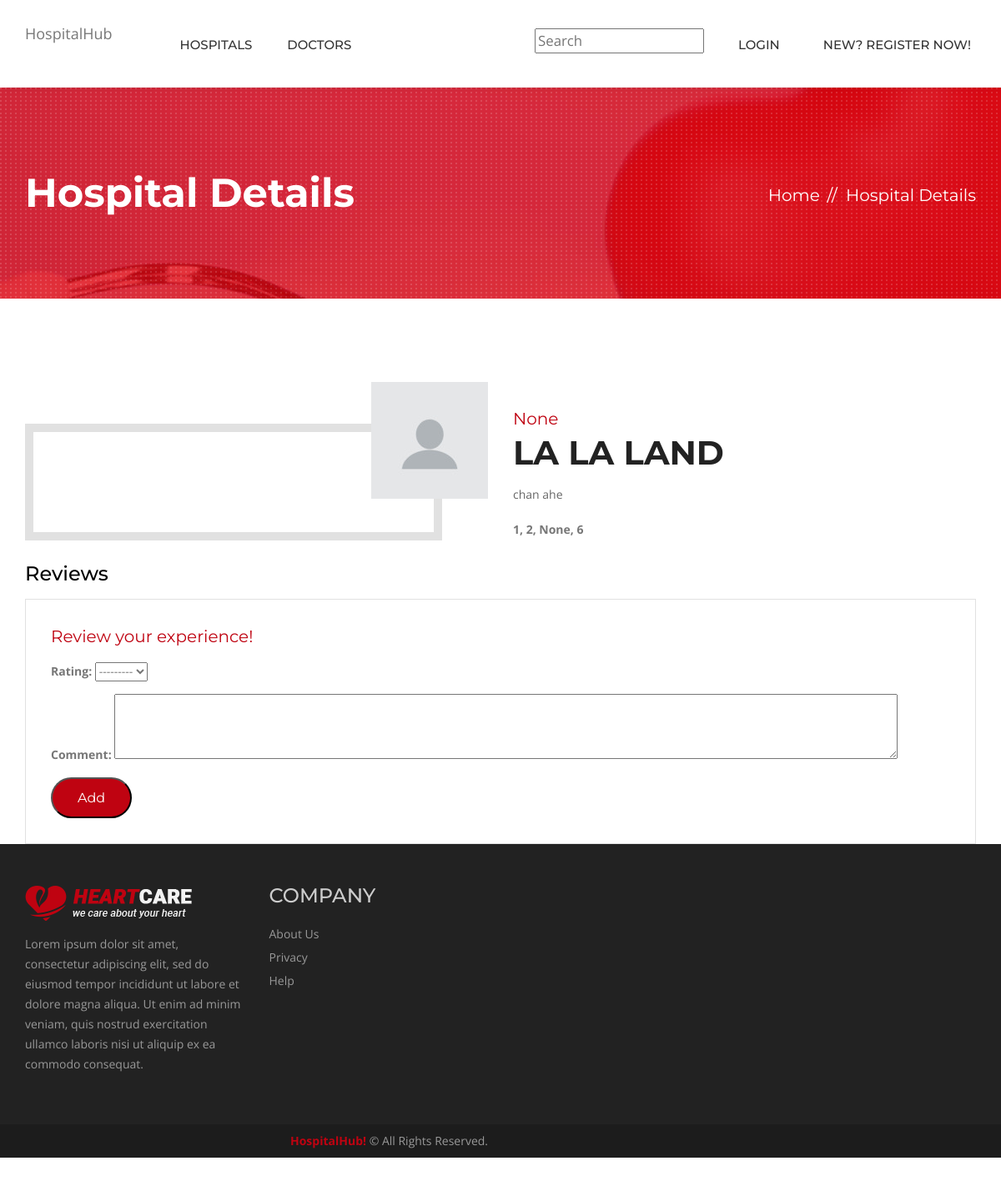
/myhub/hospitals/1, run on an earlier commit of the app's database.
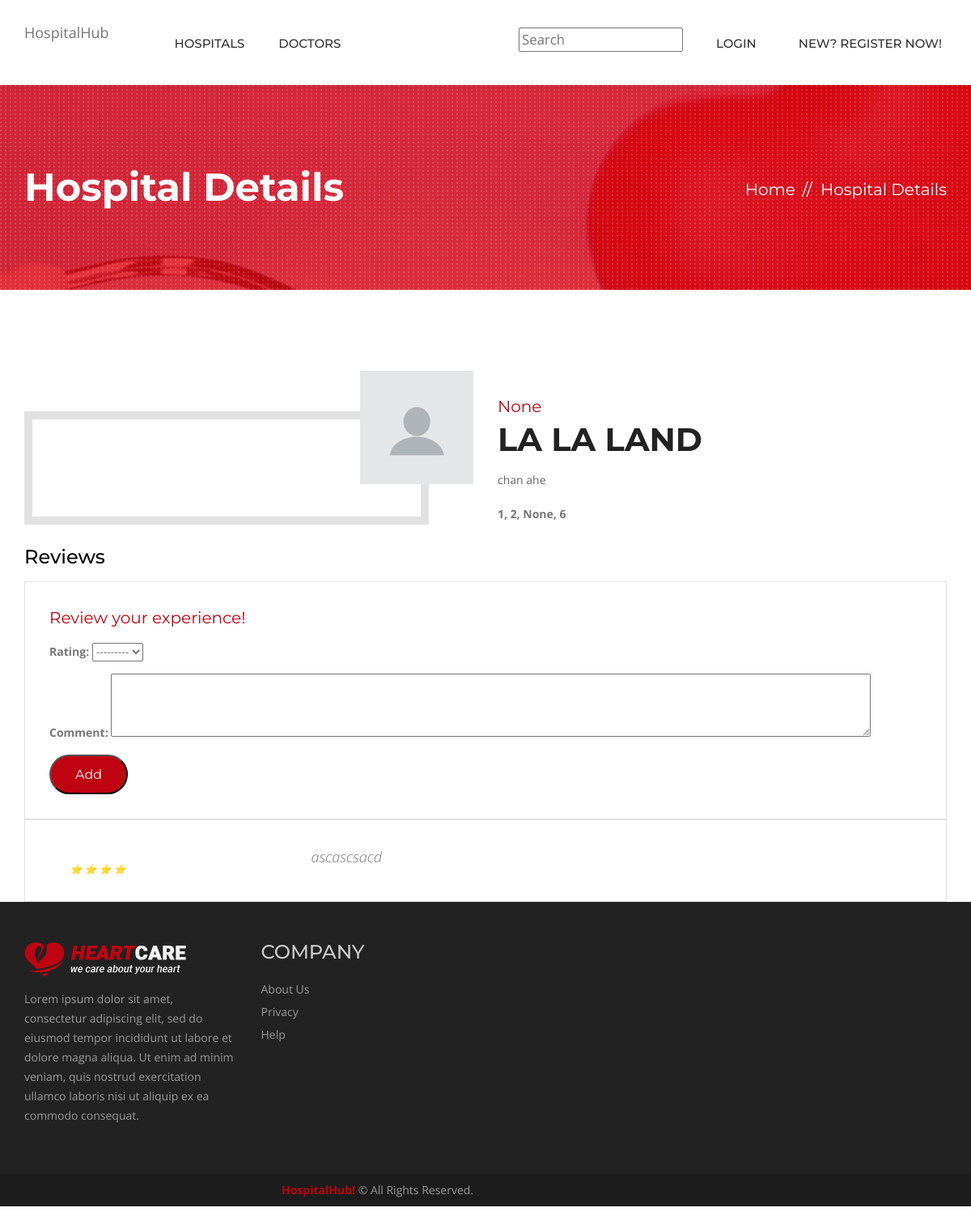
And on a later commit of the database.
### myhub/models.py (models this page shows, shortened)
class hospital(models.Model):
    name = models.CharField(max_length=100, null=True)  # Field name made lowercase.
    desc = models.CharField(max_length=10000, help_text='Enter Hospital Description')
    building = models.CharField(max_length=25, blank=False, null=True)  # Field name made lowercase.
    street = models.CharField(max_length=25, blank=False, null=True)  # Field name made lowercase.
    city = models.CharField(max_length=25, null=True)  # Field name made lowercase.
    pincode = models.IntegerField(blank=False, null=True)  # Field name made lowercase.
    beds = models.IntegerField(blank=True, null=True)  # Field name made lowercase.
    profile= models.ImageField(default ='default.jpg')

class hospital_review(models.Model):
    RATING_CHOICES = (
        (1, '1'),
        (2, '2'),
        (3, '3'),
        (4, '4'),
        (5, '5'),
    )
    hospital = models.ForeignKey(hospital, on_delete=models.CASCADE,)
    pub_date = models.DateTimeField('date published')
    user_name = models.ForeignKey(User, on_delete=models.CASCADE,)
    comment = models.CharField(max_length=200)
    rating = models.IntegerField(choices=RATING_CHOICES)
    def get_rating(self):
        roundedratings = round(self.rating)
        stars = ""
        for i in range(0,roundedratings):
            stars += "*"
        return stars

### myhub/views.py (the view)
# urls.py: path('hospitals/<int:hospital_id>', views.HospitalDetailView, name='hospitals-detail'),
def HospitalDetailView(request, hospital_id):
    Hospital = get_object_or_404(hospital, pk=hospital_id)
    form = DoctorReviewForm()
    return render(request, 'myhub/hospital_detail.html', {'hospital': Hospital, 'form': form})

### myhub/forms.py
class DoctorReviewForm(ModelForm):
    class Meta:
        model = doctor_review
        fields = ['rating', 'comment']
        widgets = {
            'comment': Textarea(attrs={'cols': 128, 'rows': 3})
        }

### myhub/templates/myhub/hospital_detail.html (shortened to what this page needs)
<!DOCTYPE html>
<html>
{% extends "base_generic.html" %}
{% load static %}
{% block content %}
<head>
  <link rel="stylesheet" href="{% static 'style.css' %}">
</head>
<div class="inner-banner">
  <div class="container">
    <div class="row">
      <div class="col-md-7">
        <h1>Hospital Details</h1>
      </div>
      <div class="col-md-5">
        <ol class="breadcrumb">
          <li><a href="{% url 'index' %}">Home</a></li>
          <li class="active">Hospital Details</li>
        </ol>
      </div>
    </div>
  </div>
</div>
<div class="main-content">
  <div class="team-details">
    <div class="container">
      <div class="row">
        <div class="col-md-6 col-sm-6">
          <div class="team-detail-img"> <img src="{{hospital.profile.url}}" alt=""> </div>
        </div>
        <div class="col-md-6 col-sm-6">
          <div class="team-details-text">
            <div class="sectio-title-2"> <strong>{{ hospital.city }}</strong>
              <h2>{{ hospital.name }}</h2>
            </div>
            <p>{{ hospital.desc }}</p>
            <div> <strong>{{ hospital.building }}, {{ hospital.street }}, {{ hospital.city }}, {{ hospital.pincode }}</strong>
          </div>
        </div>
      </div>
    <div class="col-md-12">
      <div class="home-testimonials">
        <div class="sectio-title-2"> <h3>Reviews</h3>
        </div>
        <div class="item">
          <div class="testimonial-holder">
            <div class="sectio-title-2"> <strong>Review your experience!</strong></div>
            <form action="{% url 'hospital_add_review' hospital.id %}"  method="post">
                {{ form.as_p }}
                <input class="book-app" type="submit" value="Add"/>
            </form>
          </div>
        </div>
          {% for review in hospital.hospital_review_set.all %}
          <div class="item">
            <div class="testimonial-holder">
              <div class="user-thumb"> <img src="{{ review.user_name.profile }}" alt=""> <h3>{{ review.user_name }}</h3>
                <i>{% for star in review.get_rating %} ⭐ {% endfor %}</i><br> </div>
              <div class="test-text">
                <p>{{ review.comment }}</p>
              </div>
            </div>
          </div>
          {% endfor %}
      </div>
    </div>
    </div>
  </div>
</div>
{% endblock %}

### myhub/templates/base_generic.html (shortened to what this page needs)
{% load static %}
<!DOCTYPE html>
<html lang="en">
<head>
  {% include 'partials/_css.html' %}
</head>
<body>
  <div class="wrapper">
    {% include 'partials/_header.html' %}
    {% include 'partials/_slider.html' with sliders=sliders %}
    {% block content %}
    {% endblock content %}
    {% include 'partials/_footer.html' %}
    {% include 'partials/_js.html' %}
</body>
</html>

### myhub/templates/partials/_css.html (shortened to what this page needs)
{% load static %}
<link href="{% static 'heartcare/css/custom.css' %}" rel="stylesheet">
<link href="{% static 'heartcare/css/bootstrap.min.css' %}" rel="stylesheet">
<link href="{% static 'heartcare/css/color.css' %}" rel="stylesheet">
<link href="{% static 'heartcare/css/responsive.css' %}" rel="stylesheet">
<link href="{% static 'heartcare/css/font-awesome.min.css' %}" rel="stylesheet">
<link href="{% static 'heartcare/css/prettyPhoto.css' %}" rel="stylesheet">
<link href="{% static 'heartcare/css/owl.carousel.min.css' %}" rel="stylesheet">
<link href="{% static 'heartcare/css/bootstrap-datetimepicker.min.css' %}" rel="stylesheet">

### myhub/templates/partials/_header.html (shortened to what this page needs)
{% load static %}
<header class="site-header">
  <div class="nav-logo-area">
    <div class="container">
      <div class="row">
        <div class="col-md-12">
          <nav class="navbar navbar-default">
            <div class="navbar-header">
              <a class="navbar-brand" href="{% url 'index' %}"><img src="" {% static 'heartcare/images/logo.png' %}"
                  alt="">HospitalHub</a> </div>
            <div class="collapse navbar-collapse" id="bs-example-navbar-collapse-1">
              <ul class="nav navbar-nav">
                <li><a href="{% url 'hospitals' %}">Hospitals</a></li>
                <li><a href="{% url 'doctors' %}">Doctors</a></li>
              </ul>
              <ul class="nav navbar-nav navbar-right">
                <li><form name="searchform" method="GET" action="{% url 'search' %}">
                  <input type="text" name="search" placeholder="Search" />
              </form></li>
              {% if user.is_authenticated %}
                <li ><a href="{% url 'user_review_list' user.username %}">User: {{ user.get_username }}</a></li>
                <li><a href="{% url 'logout'%}?next={{request.path}}">Logout</a></li>
                {% else %}
                <li ><a href="{% url 'login'%}?next={{request.path}}">Login</a></li>
                {% endif %}
                <li><a href="{% url 'register' %}?next={{request.path}}">New? Register now!</a></li>
              </ul>
            </div>
          </nav>
        </div>
      </div>
    </div>
  </div>
</header>

### myhub/templates/partials/_slider.html (shortened to what this page needs)
{% load static %}
<div class="main-slider">
    <div id="main-slider" class="owl-carousel owl-theme">
    </div>
  </div>

### myhub/templates/partials/_footer.html (shortened to what this page needs)
{% load static %}
<footer class="footer">
  <div class="footer-widgets">
    <div class="container">
      <div class="row">
        <div class="col-md-3 col-sm-6">
          <div class="widget"> <img class="ft-logo" src="{% static 'heartcare/images/footer-logo.png' %}" alt="">
            <p>Lorem ipsum dolor sit amet, consectetur adipiscing elit, sed do eiusmod tempor incididunt ut labore et dolore magna aliqua. Ut enim ad minim veniam, quis nostrud exercitation ullamco laboris nisi ut aliquip ex ea commodo consequat. </p>
          </div>
        </div>
        <div class="col-md-3 col-sm-6">
          <div class="widget">
            <h3>COMPANY</h3>
            <ul>
              <li><a href="">About Us</a></li>
              <li><a href="">Privacy</a></li>
              <li><a href="">Help</a></li>
            </ul>
          </div>
        </div>
      </div>
    </div>
  </div>
  <div class="footer-cr">
    <div class="container">
      <div class="row">
        <div class="col-md-6">
          <p><strong>HospitalHub!</strong> © All Rights Reserved.</p>
        </div>
      </div>
    </div>
  </div>
</footer>

### myhub/templates/partials/_js.html (shortened to what this page needs)
</div>
{% load static %}

### myhub/static/heartcare/css/custom.css (style rules this page uses)
html body { font-family: 'Open Sans', sans-serif; color: #777777; font-size: 14px; }
p { line-height: 24px; }
body h1, body h2, body h3, body h4, body h5, body h6 { font-family: 'Montserrat', sans-serif; margin: 0px; }
body h1 { font-size: 48px; }
body h2 { font-size: 36px; }
body h3 { font-size: 24px; }
.site-header { width: 100%; float: left; background: #222222; }
.nav-logo-area { width: 100%; float: left; background: #fff; padding: 30px 0; position: relative; z-index: 99; box-shadow: 5px 0 10px rgba(0, 0, 0, .10); }
.site-header .navbar-brand { padding: 0px; margin-right: 60px; height: inherit; }
.site-header .navbar { min-height: inherit; }
.site-header .navbar.navbar-default { background: none; border: 0px; margin: 0px; padding: 0px; }
.site-header .navbar-collapse { padding: 0px; }
.site-header .navbar-default .navbar-nav>li>a { padding: 0px; line-height: 40px; padding: 0 11px; font-family: 'Montserrat', sans-serif; font-size: 15px; font-weight: 500; color: #333333; text-transform: uppercase; transition: all ease-in-out 0.3s; -webkit-transition: all ease-in-out 0.3s; border-radius: 3px; }
.nav.navbar-nav.navbar-right>li { margin-left: 10px; }
.main-slider { width: 100%; float: left; }
.inner-banner { background: url(../images/inner.jpg) no-repeat top center; position: relative; width: 100%; float: left; padding: 100px 0 100px; background-color: #bf0311; z-index: 0; }
.inner-banner:after { background: url(../images/patt.png); position: absolute; left: 0; top: 0; content: ""; width: 100%; height: 100%; }
.inner-banner .container { position: relative; z-index: 99; }
.inner-banner h1 { color: #fff; font-weight: 700; }
.inner-banner .breadcrumb { text-align: right; background: none; padding: 0px; margin: 15px 0 0; }
.inner-banner .breadcrumb>li, .inner-banner .breadcrumb>li a { color: #fff; font-size: 20px; font-family: 'Montserrat', sans-serif; }
.inner-banner .breadcrumb>li+li::before { color: #fff; content: "// "; padding: 0 5px; }
.main-slider { width: 100%; float: left; position: relative; }
.main-content { width: 100%; float: left; padding: 50px 0; }
.sectio-title-2 { margin-bottom: 16px; }
.sectio-title-2 strong { font-size: 20px; color: #bf0311; font-family: 'Montserrat', sans-serif; font-weight: 400; }
.sectio-title-2 h2 { font-size: 40px; color: #222222; font-family: 'Montserrat', sans-serif; font-weight: 700; margin: 5px 0 0; text-transform: uppercase; }
.testimonial-holder { width: 100%; float: left; border: 1px solid #e1e1e1; padding: 30px; position: relative; }
.user-thumb { width: 120px; float: left; margin-right: 20px; text-align: center; }
.user-thumb>i { font-size: 12px; color: #555555; }
.test-text { float: right; text-align: left; width: 70%; }
.test-text p { color: #777777; font-size: 18px; font-style: italic; line-height: 30px; font-family: 'Open Sans', sans-serif; font-weight: 300; }
.footer { width: 100%; float: left; background: #222222; padding: 50px 0 0 0; }
.footer .widget { width: 100%; float: left; margin: 0 0 50px; }
.footer .widget ul { margin: 0px; padding: 0px; list-style: none; }
.footer .widget li { line-height: 28px; color: #999999; }
.footer .widget a { color: #999; }
.footer .widget h3 { margin: 0 0 20px; color: #cccccc; line-height: 24px; }
.ft-logo { margin-bottom: 16px; max-width: 100%; height: auto; }
.footer .widget p { line-height: 24px; color: #999999; }
.footer-cr { width: 100%; float: left; clear: both; background: #1c1c1c; }
.footer-cr p { margin: 0px; line-height: 40px; color: #999999; text-align: right; }
.footer-cr p strong { color: #bf0311; }
.team-details-text { padding: 30px 0; }
.team-details-text p { font-size: 14px; color: #666666; line-height: 24px; margin-bottom: 20px; }
.team-detail-img { text-align: right; position: relative; }
.team-detail-img img { position: relative; z-index: 99; }
.team-detail-img:after { position: absolute; left: 0; bottom: 0; width: 90%; height: 100%; background: #fff; border: 10px solid #e1e1e1; left: 0px; bottom: -50px; content: ""; }
.book-app { background: #bf0311; color: #fff; font-family: 'Montserrat', sans-serif; font-size: 16px; border-radius: 25px; line-height: 45px; display: inline-block; padding: 0 30px; transition: all ease-in-out 0.3s; -webkit-transition: all ease-in-out 0.3s; }
.team-details { float: left; margin-top: 50px; width: 100%; }

### myhub/static/style.css (style rules this page uses)
.navbar-nav > li { padding-left:10px; padding-right:10px; padding-top: 4px; font-size: larger; }
h3 { color:black; font-size: medium; }

What changed in the data, as far as the page shows it:
added hospital_review: rating 4 (drawn), comment "ascascsacd"
